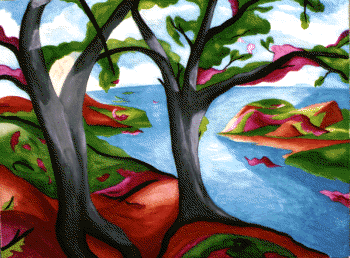
%> input picture Chapter03/images/trees.tif, 350 x 258 px
$ octave example3_07.m   (GNU Octave 9; MATLAB toolbox functions it lacks are replaced by stand-ins)
%> lines starting %> are read from the running program, lines starting %| are printed output that depends on the picture; in (x1, y1, x2, y2) boxes, pixels count from 0 and x2, y2 are one past the last pixel; in counts of white or black regions, pixels touching at a corner belong together; the program's own positions count from 1
% Read in image
A = imread('images/trees.tif');
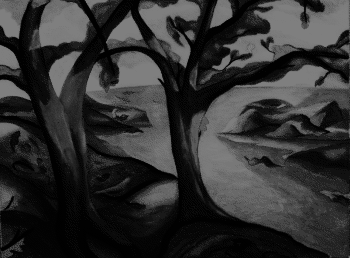
%> A: size 258x350 uint8; min 0, max 127, mean 49.1

% Perform thresholding
T = imbinarize(A, 0.1);
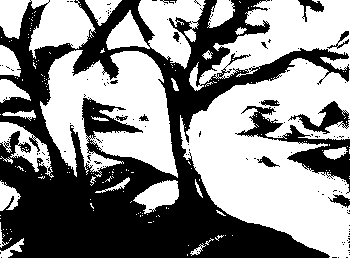
%> T: size 258x350 logical; 54.5% white; 144 black regions (131 under 20 px), largest, box (x1, y1, x2, y2) and area: (0, 0, 350, 258) 36960, (235, 106, 350, 194) 2354, (288, 101, 350, 134) 706

% Display images
subplot(1, 2, 1), imshow(A);
subplot(1, 2, 2), imshow(T);
